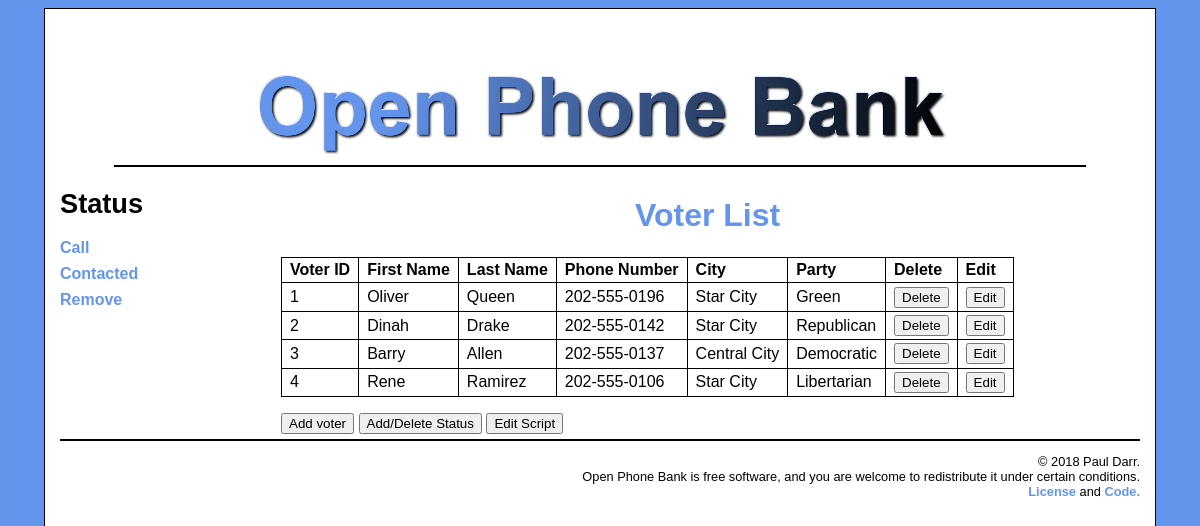
Page /admin_panel/index.php on the committed database.
### tables this page shows
CREATE TABLE categories (
  categoryID       INT(11)        NOT NULL   AUTO_INCREMENT,
  categoryName     VARCHAR(255)   NOT NULL,
  PRIMARY KEY (categoryID)
);

CREATE TABLE voters (
  voterID          INT(11)        NOT NULL   AUTO_INCREMENT,
  categoryID       INT(11)        NOT NULL,
  firstName        VARCHAR(255)   NOT NULL,
  lastName         VARCHAR(255)   NOT NULL,
  phone            VARCHAR(12)    NOT NULL,
  city             VARCHAR(45)    NOT NULL,
  party            VARCHAR(45)    NOT NULL,
  PRIMARY KEY (voterID),
  INDEX categoryID (categoryID)
);

### model/category_db.php (called while the page is built, shortened)
<?php
function get_categories() {
    global $db;
    $query = 'SELECT * FROM categories
              ORDER BY categoryID';
    $statement = $db->prepare($query);
    $statement->execute();
    return $statement;
}
function get_category_name($category_id) {
    global $db;
    $query = 'SELECT * FROM categories
              WHERE categoryID = :category_id';
    $statement = $db->prepare($query);
    $statement->bindValue(':category_id', $category_id);
    $statement->execute();
    $category = $statement->fetch();
    $category_name = $category['categoryName'];
    return $category_name;
}
?>

### model/voters_db.php (called while the page is built, shortened)
<?php
function get_voters_by_category($category_id) {
    global $db;
    $query = 'SELECT * FROM voters
              WHERE voters.categoryID = :category_id
              ORDER BY voterID';
    $statement = $db->prepare($query);
    $statement->bindValue(":category_id", $category_id);
    $statement->execute();
    $voters = $statement->fetchAll();
    return $voters;
}
?>

### admin_panel/voter_list.php (the view, shortened to what this page needs)
<?php include '../view/header.php'; ?>
<main>
    <aside>
        <h2>Status</h2>
        <?php include '../view/category_nav.php'; ?>
    </aside>
    <section>
        <h1>Voter List</h1>
        <div class="table">
        <table>
            <tr>
                <th>Voter ID</th>
                <th>First Name</th>
                <th>Last Name</th>
                <th>Phone Number</th>
                <th>City</th>
                <th>Party</th>
                <th>Delete</th>
                <th>Edit</th>
            </tr>
            <?php foreach ($voters as $voter) : ?>
            <tr>
                <td><?php echo $voter['voterID']; ?></td>
                <td><?php echo $voter['firstName']; ?></td>
                <td><?php echo $voter['lastName']; ?></td>
                <td><?php echo $voter['phone']; ?></td>
                <td><?php echo $voter['city']; ?></td>
                <td><?php echo $voter['party']; ?></td>
                <td><form action="." method="post">
                    <input type="submit" value="Delete">
                </form></td>
                <td><form action="." method="post">
                    <input type="submit" value="Edit">
                </form></td>
            </tr>
            <?php endforeach; ?>
        </table>
        </div>
        <form method="post" action="?action=show_add_form">
            <button type="submit">Add voter</button>
            <button type="submit" formaction="?action=list_categories">Add/Delete Status</button>
            <button type="submit" formaction="?action=list_script">Edit Script</button>
        </form>
    </section>
</main>
<?php include '../view/footer.php'; ?>

### admin_panel/index.php (shortened to what this page needs)
<?php
require('../model/database.php');
require('../model/voters_db.php');
require('../model/category_db.php');
$action = filter_input(INPUT_POST, 'action');
if ($action == NULL) {
    $action = filter_input(INPUT_GET, 'action');
    if ($action == NULL) {
        $action = 'list_voters';
    }
}
if ($action == 'list_voters') {
    $category_id = filter_input(INPUT_GET, 'category_id',
            FILTER_VALIDATE_INT);
    if ($category_id == NULL || $category_id == FALSE) {
        $category_id = 1;
    }
    $category_name = get_category_name($category_id);
    $categories = get_categories();
    $voters = get_voters_by_category($category_id);
    include('voter_list.php');
} else if ($action == 'delete_voter') {
    $voter_id = filter_input(INPUT_POST, 'voter_id',
            FILTER_VALIDATE_INT);
    $category_id = filter_input(INPUT_POST, 'category_id',
            FILTER_VALIDATE_INT);
    if ($category_id == NULL || $category_id == FALSE ||
            $voter_id == NULL || $voter_id == FALSE) {
        $error = "Missing or incorrect voter id or category id.";
        include('../errors/error.php');
    } else {
        delete_voter($voter_id);
        header("Location: .?category_id=$category_id");
    }
} else if ($action == 'show_add_form') {
    $categories = get_categories();
    include('voter_add.php');
} else if ($action == 'add_voter') {
    $category_id = filter_input(INPUT_POST, 'category_id',
            FILTER_VALIDATE_INT);
    $voterID = filter_input(INPUT_POST, 'voterID');
    $firstName = filter_input(INPUT_POST, 'firstName');
    $lastName = filter_input(INPUT_POST, 'lastName');
    $phone = filter_input(INPUT_POST, 'phone');
    $city = filter_input(INPUT_POST, 'city');
    $party = filter_input(INPUT_POST, 'party');
    if ($category_id == NULL || $category_id == FALSE || $voterID == NULL ||
        $firstName == NULL || $lastName == NULL || $phone == NULL || $city == NULL || $party == NULL) {
        $error = "Invalid voter data. Check all fields and try again.";
        include('../errors/error.php');
    } else {
        add_voter($category_id, $voterID, $firstName, $lastName, $phone, $city, $party);
        header("Location: .?category_id=$category_id");
    }
} else if ($action == 'show_edit_form') {
    $voter_id = filter_input(INPUT_POST, 'voter_id',
            FILTER_VALIDATE_INT);
    $category_id = filter_input(INPUT_POST, 'category_id',
            FILTER_VALIDATE_INT);
    $categories = get_categories();
    if ($voter_id == NULL || $voter_id == FALSE ||
        $category_id == NULL || $category_id == FALSE) {
        $error = "Missing or incorrect voter id.";
        include('../errors/error.php');
    } else {
        $voter = get_voter($voter_id);
        include('voter_edit.php');
    }
} else if ($action == 'edit_voter') {
    $voter_id = filter_input(INPUT_POST, 'voter_id',
            FILTER_VALIDATE_INT);
    $category_id = filter_input(INPUT_POST, 'category_id',
            FILTER_VALIDATE_INT);
    $firstName = filter_input(INPUT_POST, 'firstName');
    $lastName = filter_input(INPUT_POST, 'lastName');
    $phone = filter_input(INPUT_POST, 'phone');
    $city = filter_input(INPUT_POST, 'city');
    $party = filter_input(INPUT_POST, 'party');
    if ($voter_id == NULL || $voter_id == FALSE ||
            $category_id == NULL || $category_id == FALSE || $lastName == NULL || $phone == NULL || $city == NULL || $party == NULL) {
        $error = "Invalid voter data. Check all fields and try again.";
        include('../errors/error.php');
    } else {
        update_voter($voter_id, $category_id, $firstName, $lastName, $phone, $city, $party);
        header("Location: .?category_id=$category_id");
    }
} else if ($action == 'list_categories') {
    $categories = get_categories();
    include('category_list.php');
} else if ($action == 'add_category') {
    $name = filter_input(INPUT_POST, 'name');
    if ($name == NULL) {
        $error = "Invalid category name. Check name and try again.";
        include('../errors/error.php');
    } else {
        add_category($name);
        header('Location: .?action=list_categories');
    }
} else if ($action == 'delete_category') {
    $category_id = filter_input(INPUT_POST, 'category_id',
            FILTER_VALIDATE_INT);
    delete_category($category_id);
    header('Location: .?action=list_categories');
    }
?>

### view/header.php (shortened to what this page needs)
<!DOCTYPE html>
<html lang="en">
<head>
    <link href="/open_phone_bank/resources/css/main.css" rel="stylesheet">
</head>
<body>
<header>
    <div class="banner">
	    <div class="logo">
            <a href="/open_phone_bank/"><img class="img-responsive" src="/open_phone_bank/resources/images/open_phone_bank.png" alt="open phone bank" ></a>
        </div>
    </div>
</header>

### view/category_nav.php
<nav>
    <ul>
        <?php foreach($categories as $category) : ?>
        <li>
            <a href="?category_id=<?php
                      echo $category['categoryID']; ?>">
                <?php echo $category['categoryName']; ?>
            </a>
        </li>
        <?php endforeach; ?>
    </ul>
</nav>

### view/footer.php
<footer>
    <p class="copyright">
        &copy; <?php echo date("Y"); ?> Paul Darr.<br>
	Open Phone Bank is free software, and you are welcome to redistribute it under certain conditions.<br>
	<a href="https://github.com/pauldarr/open_phone_bank/blob/master/LICENSE">License</a> and <a href="https://github.com/pauldarr/open_phone_bank"> Code.</a>
    </p>
</footer>
</body>
</html>

### resources/css/main.css (style rules this page uses)
html { background-color: #6495ED; }
body { font-family: Arial, sans-serif; padding: 40px 15px; max-width: 90% !important; margin-right: auto; margin-left: auto; background-color: white; border: 1px solid black; }
header { text-align: center; max-width:90% !important; margin-right: auto; margin-left: auto; border-bottom: 2px solid black; padding: .5em 0; }
footer { clear: both; border-top: 2px solid black; }
footer p { text-align: right; font-size: 80%; }
img { display: block; margin: auto; max-width: 100%; }
aside { float: left; width: 20%; }
section { float: left; width: 79%; padding: 5px 5px 5px 5px; }
.table { overflow-x: auto; }
h1,h2,h3,h4,h5,h6 { font-family: Arial, sans-serif; }
h1 { font-size: 2em; line-height: 1em; color: #6495ED; text-align: center; }
h2 { font-size: 1.7em; line-height: 1em; }
ul { list-style-type: none; margin: 0; padding-left: 0; padding-bottom: 1em; }
li { padding-bottom: 0.5em; }
a { color: #6495ED; font-weight: bold; text-decoration: none; }
table { border: 1px solid black; border-collapse: collapse; margin-bottom: 1em; }
td, th { border: 1px solid black; padding: .2em .5em .2em .5em; text-align: left; }
.img-responsive { max-width: 100%; height: auto; display:block; }

### rows in the picture
categories: categoryName "Call"
categories: categoryName "Contacted"
categories: categoryName "Remove"
voters: voterID "1", firstName "Oliver", lastName "Queen", phone "202-555-0196", city "Star City", party "Green"
voters: voterID "2", firstName "Dinah", lastName "Drake", phone "202-555-0142", city "Star City", party "Republican"
voters: voterID "3", firstName "Barry", lastName "Allen", phone "202-555-0137", city "Central City", party "Democratic"
voters: voterID "4", firstName "Rene", lastName "Ramirez", phone "202-555-0106", city "Star City", party "Libertarian"
